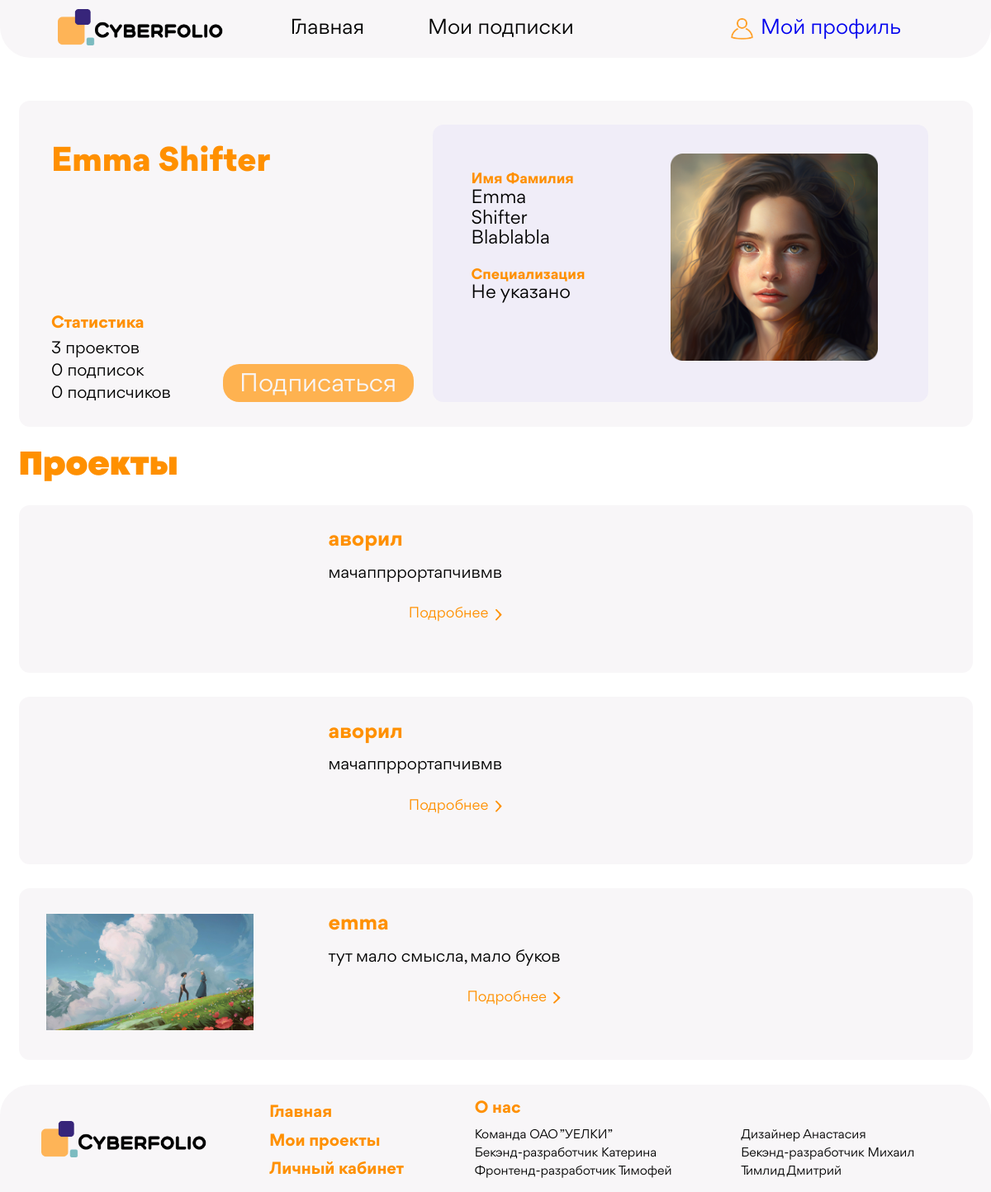
The app's page /profile/emma_shifter with its own data.
### Accounts/models.py (models this page shows, shortened)
class User(AbstractUser):
    sur_sur_name = models.CharField(max_length=20, verbose_name="Фамилия",blank=True)
    slug = models.SlugField(verbose_name='Слаг', unique=True)
    descriptions = models.TextField(max_length=300, verbose_name='Описание',blank=True)
    email = models.EmailField(verbose_name='Почта',blank=True)
    spec = models.ForeignKey('Specs', db_index=True, on_delete=models.PROTECT, verbose_name="Специализация",blank=True, default=1)
    photo = models.ImageField(upload_to=user_directory_path, blank=True, verbose_name="Фото")
    time_create = models.DateTimeField(auto_now_add=True, verbose_name="Время создания")
    vk_url = models.URLField(max_length=128, blank=True, verbose_name='VK')
    hh_url = models.URLField(max_length=128,blank=True, verbose_name='HH')
    behance_url = models.URLField(max_length=128,blank=True,verbose_name='BH')
    def get_projects(self):
        return Project.objects.all().filter(user_id=self.id)
    def count_projects(self):
        return len(self.get_projects())
    def get_followers(self):
        return Follow.objects.all().filter(follow_to_id=self.id)
    def count_followers(self):
        return len(self.get_followers())
    def get_followings(self):
        return Follow.objects.all().filter(follow_from_id=self.id)
    def count_followings(self):
        return len(self.get_followings())
    class Meta:
        verbose_name = 'Юзер'
        verbose_name_plural = 'Юзеры'
        ordering = ['id']

class Specs(models.Model):
    name = models.CharField(max_length=40, verbose_name="Специализация")
    def __str__(self):
        return self.name
    class Meta:
        verbose_name = 'Специализация'
        verbose_name_plural = 'Специализации'
        ordering = ['id']

class Project(models.Model):
    slug = models.SlugField(verbose_name='Слаг', unique=False)
    name = models.CharField(max_length=50, db_index=True, verbose_name="Название")
    user = models.ForeignKey('User', on_delete=models.CASCADE, verbose_name="Автор проекта")
    type = models.ForeignKey('TypeProject', on_delete=models.PROTECT, verbose_name='Тип преокта', default=1)
    spec_proj = models.ForeignKey('SpecProject', on_delete=models.PROTECT, verbose_name='Специализация', default=1)
    sum_registred = models.IntegerField(default=0, verbose_name='Сумма оценок зареганных')
    count_registred = models.IntegerField(default=0, verbose_name='Количество оценок зареганных')
    sum_unregistred = models.IntegerField(default=0, verbose_name='Сумма оценок незареганных')
    count_unregistred = models.IntegerField(default=0, verbose_name='Количество оценок незареганных')
    descriptions = models.TextField(max_length=300, verbose_name='Описание')
    key_words= models.TextField(max_length=100, verbose_name='Ключевые слова')
    url = models.URLField(max_length=128,  blank=True, verbose_name='URL')
    time_developing = models.CharField(max_length=30,  verbose_name="Время разработки")
    teammate1 = models.URLField(max_length=128,  blank=True, verbose_name='Тиммейт1')
    teammate2 = models.URLField(max_length=128,  blank=True, verbose_name='Тиммейт2')
    teammate3 = models.URLField(max_length=128,  blank=True, verbose_name='Тиммейт3')
    teammate4 = models.URLField(max_length=128,  blank=True, verbose_name='Тиммейт4')
    teammate5 = models.URLField(max_length=128,  blank=True, verbose_name='Тиммейт5')
    avatar_image = models.ImageField(upload_to=project_directory_path, blank=True, verbose_name="Аватар")
    main_image = models.ImageField(upload_to=project_directory_path, blank=True, verbose_name="Основное фото")
    class Meta:
        verbose_name = 'Проект'
        verbose_name_plural = 'Проекты'
        ordering = ['id']

### Accounts/views.py (the view, shortened to what this page needs)
# urls.py: path('profile/<slug:slug>', Profile.as_view(), name='profile'),
class Profile(DetailView):
    model = User
    template_name = 'user_profile.html'
    context_object_name = 'user'
    '''def get_object(self, queryset=None):
        slug = self.kwargs.get(self.slug_url_kwarg, None)
        try:
            return queryset.get(slug=slug)
        except PostDoesNotExist:
            raise Http404('Ох, нет объекта;)')'''
    def get(self, request, *args, **kwargs):
        slug = self.kwargs.get(self.slug_url_kwarg, None)
        user_profile = get_object_or_404(User,slug=slug)
        is_your_profile = False
        if request.user.is_authenticated:
            if user_profile.id == request.user.id:
                is_your_profile = True
        return render(request, 'user_profile.html', {'user': user_profile, 'is_your_profile': is_your_profile, 'projects':user_profile.get_projects()})

### templates/user_profile.html (shortened to what this page needs)
{% extends 'base.html' %}
{% load static %}
{% block css %}
    <link rel="stylesheet" href="{% static 'css/normalize.css' %}">
    <link rel="stylesheet" href="{% static 'css/general_styles.css' %}">
    <link rel="stylesheet" href="{% static 'css/user-profile_styles.css' %}">
    <link href = "{% static 'fonts/stylesheet.css' %}" rel = "stylesheet" type = "text/css" />
{% endblock %}
{% block content %}
    <div class="container user-info-container">
        <div class="left-user-section">
            <h1 class="user-header">{{ user.first_name }} {{ user.last_name }}</h1>
            <div class="user-statistic-container">
                <div class="user-statistic">
                    <div class="first-colum">
                        <h3 class="user-statistic-header">Статистика</h3>
                        <ul class="statistic-list">
                            <li class="statistic-item">{{ user.count_projects }} проектов</li>
                            <li class="statistic-item">{{ user.count_followers }} подписок</li>
                            <li class="statistic-item">{{ user.count_followings }} подписчиков</li>
                        </ul>
                    </div>
                    {% if not is_your_profile %}
                    <div class="second-colum">
                        <button class="usual-button submit-button subscribe" data-subscribe="no">Подписаться</button>
                    </div>
                    {% endif %}
                </div>
            </div>
        </div>
        <div class="right-user-section">
            <div class="personal-user-info">
                <h4 class="personal-header">Имя Фамилия</h4>
                <p class="personal-item">{{ user.first_name }}</p>
                <p class="personal-item">{{ user.last_name}} </p>
            <p class="personal-item">{{user.sur_sur_name}} </p>
                <h4 class="personal-header">Специализация</h4>
                <p class="personal-item">{{ user.spec }}</p>
            </div>
            <div class="user-avatar">
                {% if user.photo %}
                    <img src="{{user.photo.url}}" alt="" class="avatar">
                {% else %}
                    <img src="{% static '/images/user-image.png' %}" alt="" class="avatar">
                {% endif %}
            </div>
        </div>
    </div>
    <div class="container second-container">
        <h1 class="projects-header">Проекты</h1>
    </div>
    {% for project in projects %}
        <div class="container third-container">
            <div class="project-avatar-aria">
                {% if project.avatar_image %}
                    <img src="{{ project.avatar_image.url }}" alt="" class="avatar">
                {% else %}
                    <img src="{% static '/images/user-image.png' %}" alt="" class="avatar">
                {% endif %}
            </div>
            <div class="project-info-aria">
                <h3 class="project-name">{{ project.name }}</h3>
                <p class="project-info user-text">{{ project.key_words }}</p>
                <div class="about-project-section">
                    <a href="{% url 'project' profile_slug=user.slug post_slug=project.slug %}" class="project-link">
                        <h5 class="abour-project">Подробнее</h5>
                        <img class="abour-project-icon" src="{% static 'images/about-project-icon.svg' %}">
                    </a>
                </div>
            </div>
        </div>
    {% endfor %}
{% endblock %}

### Accounts/static/css/general_styles.css (style rules this page uses)
body { background-image: url(../images/background.png); background-size: cover; }
.usual-button { background-color: #feb250; padding: 1.14vw 2.70vw; border-radius: 1.66vw; color: #f8f6f8 !important; font-weight: 400; font-size: 2.5vw; line-height: 2.7vw; border: 0px !important; }
p { margin: 0; }
a { text-decoration: none; }
ul { list-style: none; margin: 0; padding: 0; }
img { max-width: 100%; }
html { font-family: "Gordita"; }
* { box-sizing: border-box; }
.user-text { font-family: 'Gordita'; font-style: normal; font-weight: 400; font-size: 1.6667vw; line-height: 1.8229vw; }
.statistic-item:not(:last-child) { margin-bottom: 0.41vw; }
.user-statistic-header { display: inline; font-weight: 700; font-size: 1.66667vw; line-height: 1.8229vw; color: #FF9000; margin-bottom: 0.78125vw; margin-top: 0px; padding: 0px; }
.statistic-item { font-weight: 400; font-size: 1.66667vw; line-height: 1.8229vw; flex-wrap: nowrap; display: flex; margin-top: 0px; padding: 0px; }
.abour-project { font-weight: 400; font-size: 1.46vw; line-height: 1.5625vw; color: #FF9000; }
.abour-project-icon { min-width: 0.7vw; max-width: 0.7vw; margin-left: 0.68125vw; }
.project-link { display: flex; flex-direction: row; align-items: center; margin-top: auto; }
.container { max-width: 100%; margin: 0; }
h1 { margin: 0; }
.submit-button { height: 3.85vw; padding: 0.72vw 1.71vw; }
.subscribe { background-color: #feb250; color: #f8f6f8 !important; }

### Accounts/static/css/user-profile_styles.css (style rules this page uses)
html { margin: 0px; padding: 0px; }
.user-info-container { display: flex; height: 32.9167vw; background-color: #F8F6F8; padding-bottom: 2.5vw; padding-top: 2.396vw; position: relative; margin-top: 4.375vw; border-radius: 1.094vw; }
.container { width: 96.25vw; margin-right: auto; margin-left: auto; }
.left-user-section { display: flex; flex-direction: column; width: 41.823vw; padding-left: 3.28125vw; padding-right: 1.97vw; justify-content: space-between; }
.user-header { padding-top: 1.61458vw; font-weight: 900; font-size: 3.33333vw; color: #FF9000; line-height: 4.27083vw; }
.user-statistic-container { display: flex; flex-wrap: nowrap; }
button { text-decoration: none; padding: 0px; border: 0px; }
.second-colum { display: flex; align-items: end; margin-left: auto; }
.user-statistic { display: flex; flex-direction:row; width: 100%; justify-content:space-between; margin-top: 0px; }
.first-colum { display: flex; flex-direction: column; margin-top: 0px; padding: 0px; }
.user-statistic-header { display: inline; font-weight: 700; font-size: 1.66667vw; line-height: 1.8229vw; color: #FF9000; margin-bottom: 0.78125vw; margin-top: 0px; padding: 0px; }
.statistic-item:not(:last-child) { margin-bottom: 0.41vw; }
.statistic-item { font-weight: 400; font-size: 1.66667vw; line-height: 1.8229vw; flex-wrap: nowrap; display: flex; margin-top: 0px; padding: 0px; }
.right-user-section { display: flex; flex-direction: row; width: auto; background-color: #F0EDF8; padding-top: 2.917vw; padding-left: 3.854vw; padding-right: 1.979vw; margin-right: 1.5625vw; border-radius: 1.09375vw; }
.avatar { width: 20.88vw; max-width: 20.88vw; min-width: 20.88vw; margin-right: 3.125vw; }
.personal-item { font-weight: 400; font-size: 1.875vw; line-height: 2.03125vw; margin-top: 0px; margin-bottom: 0px; }
.personal-header { font-weight: 700; font-size: 1.4583vw; line-height: 1.5625vw; margin-bottom: 0px; color: #FF9000; }
.user-avatar { display: flex; flex-direction: column; align-items: end; margin-left: 8.646vw; }
.second-container { display: flex; flex-direction: row; justify-content: space-between; align-items: center; margin-top: 1.8229vw; margin-bottom: 1.77vw; }
h3 { margin: 0; padding: 0; }
.projects-header { font-family: 'Mont'; font-weight: 900; font-size: 3.3333vw; line-height: 4.27vw; color: #FF9000; }
.third-container { display: flex; flex-direction: row; background-color: #F8F6F8; padding: 2.552vw 2.8125vw 2.6vw 2.8125vw; margin-bottom: 2.448vw; border-radius: 1.1vw; }
.project-info-aria { display: flex; flex-direction: column; margin-left: 4.427vw; }
.project-name { font-weight: 700; font-size: 2.08vw; line-height: 2.2396vw; color: #FF9000; margin-bottom: 1.25vw; }
.project-info { margin-top: 0px !important; }
.project-link { display: flex; flex-direction: row; align-items: center; justify-content: end; margin-top: auto; }

### records on screen
User: first_name "Emma", last_name "Shifter", count_projects "3", count_followers "0", count_followings "0", sur_sur_name "Blablabla", spec "Не указано"
Project: name "аворил", key_words "мачаппррортапчивмв"
Project: name "аворил", key_words "мачаппррортапчивмв"
Project: avatar_image (picture), name "emma", key_words "тут мало смысла, мало буков"
